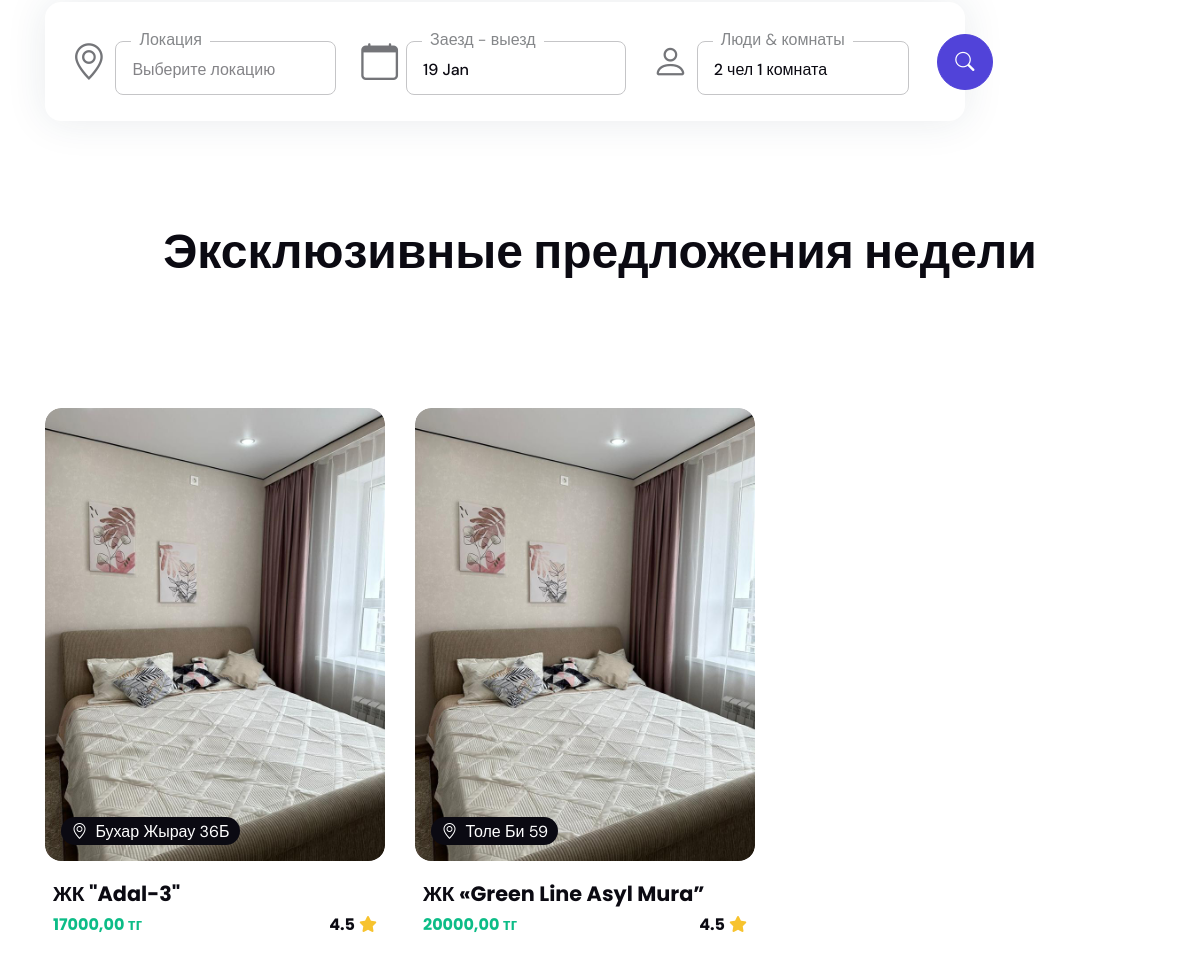
Page / (signed in, middle part) on the earlier database version.
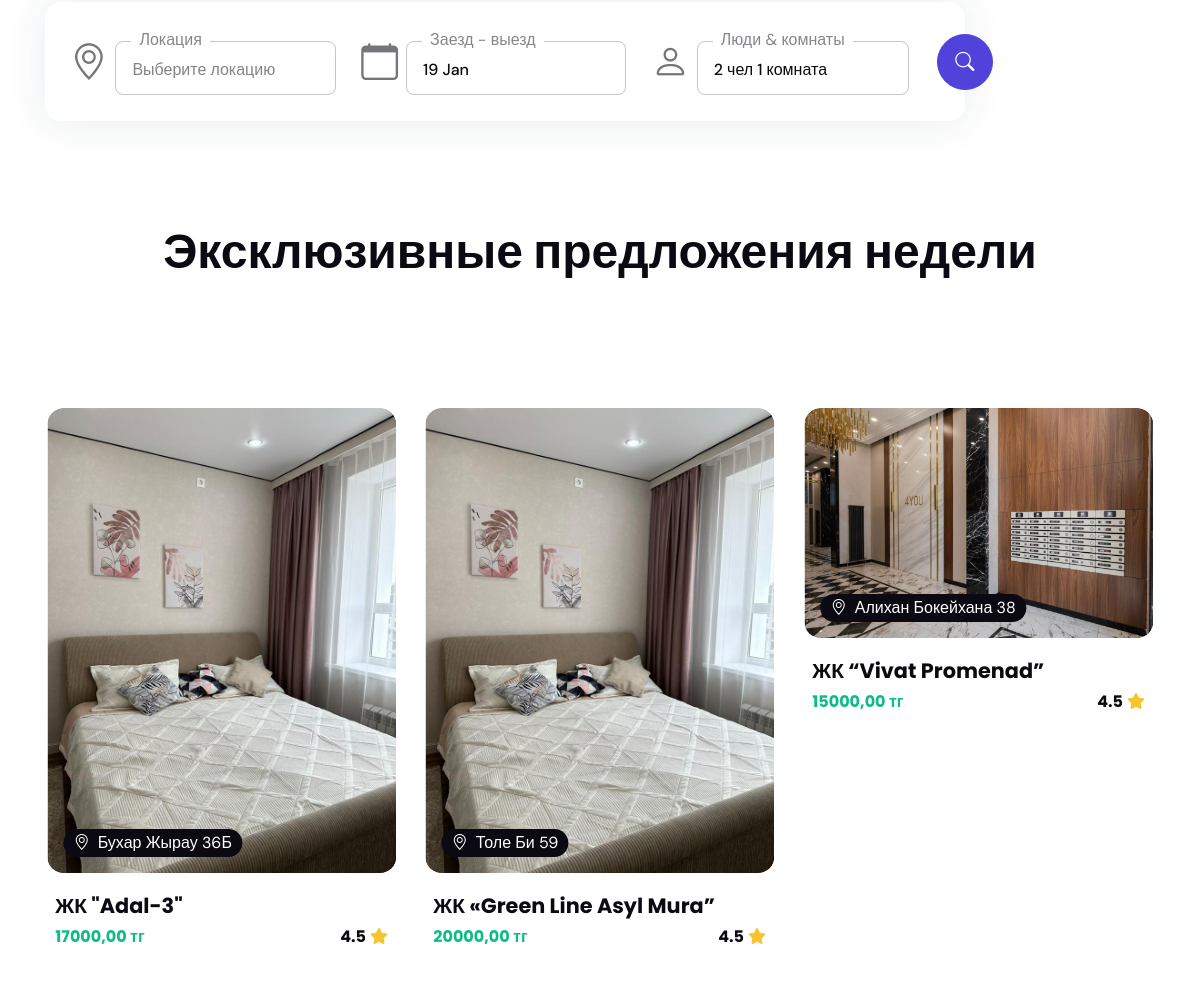
Same page on the later database version.
### website/models.py (models this page shows, shortened)
class Apartment(models.Model):
    CLASS_CHOICES = (
        ('lux', 'Люкс'),
        ('business', 'Бизнес'),
        ('prestige', 'Престиж'),
    )
    RATING_CHOICES = (
        (1, '1 звезда'),
        (2, '2 звезды'),
        (3, '3 звезды'),
        (4, '4 звезды'),
        (5, '5 звезд'),
    )
    SIDES_CHOICES = (
        ('ala', 'Алматинский'),
        ('bai', 'Байконурский'),
        ('esil', 'Есильский'),
        ('nurin', 'Нуринский'),
        ('sary', 'Сарыаркинский'),
    )
    name = models.CharField(max_length=355, verbose_name = 'Название ЖК')
    address = models.CharField(max_length=355, verbose_name = 'Адрес ЖК', blank=True, null=True)
    description = models.TextField(verbose_name='Подробнее')
    side = models.CharField(max_length=10, choices=SIDES_CHOICES, verbose_name='Район', blank=True, null=True)
    level = models.CharField(max_length=10, choices=CLASS_CHOICES, verbose_name='Класс квартиры', blank=True, null=True)
    rating = models.IntegerField(choices=RATING_CHOICES, blank=True, null=True)
    capacity = models.PositiveIntegerField(default=2, verbose_name='Вместимость')
    room = models.PositiveIntegerField(default=1, verbose_name='Комнат')
    square = models.PositiveIntegerField(default=37, verbose_name='Площадь')
    floor = models.PositiveIntegerField(default=5, verbose_name='Этаж')
    total_floors = models.PositiveSmallIntegerField(verbose_name='Кол-во этажей')
    elevator = models.BooleanField(default=True, verbose_name='Лифт')
    singlebeds = models.PositiveSmallIntegerField(default=1, verbose_name='Односпальных мест')
    doublebeds = models.PositiveSmallIntegerField(default=1, verbose_name='Двухспальных мест')
    price = models.DecimalField(max_digits=10, decimal_places=2, verbose_name='Цена')
    image1 = models.ImageField(upload_to='apartment_images/', blank=True, null=True)
    image2 = models.ImageField(upload_to='apartment_images/', blank=True, null=True)
    image3 = models.ImageField(upload_to='apartment_images/', blank=True, null=True)
    image4 = models.ImageField(upload_to='apartment_images/', blank=True, null=True)
    image5 = models.ImageField(upload_to='apartment_images/', blank=True, null=True)
    wifi = models.BooleanField(default=False, verbose_name='Wi-Fi')
    air_conditioning = models.BooleanField(default=False, verbose_name='Кондиционер')
    parking = models.BooleanField(default=False, verbose_name='Платный паркинг')
    bath = models.BooleanField(default=False, verbose_name='Ванна')
    orthopedic_mattress = models.BooleanField(default=False, verbose_name='Ортопедический матрац')
    smart_tv = models.BooleanField(default=False, verbose_name='Smart TV')
    hairdryer = models.BooleanField(default=False, verbose_name='Фен')
    iron = models.BooleanField(default=False, verbose_name='Утюг')
    washing_machine = models.BooleanField(default=False, verbose_name='Стиральная машинка')
    class Meta:
        verbose_name = 'Квартира'
        verbose_name_plural = 'Квартиры'

### website/views.py (the view)
# urls.py: path('', IndexView.as_view(), name='home'),
class IndexView(View):
    def get(self, request):
        user = request.user
        apartment = Apartment.objects.filter(price__lte=20000)
        notifications = Notification.objects.filter(read=False).order_by('-timestamp')
        context = {
            'user': user,
            'apartment': apartment,
            'notifications' : notifications,
        }
        return render(request, 'website/index.html', context)

### templates/website/index.html (shortened to what the changed rows need)
<!DOCTYPE html>
{% load static %}
<html lang="ru" data-bs-theme="light"><head>
	<link rel="stylesheet" type="text/css" href="{% static 'css/all.min.css' %}">
	<link rel="stylesheet" type="text/css" href="{% static 'css/bootstrap-icons.css' %}">
	<link rel="stylesheet" type="text/css" href="{% static 'css/tiny-slider.css' %}">
	<link rel="stylesheet" type="text/css" href="{% static 'css/glightbox.css' %}">
	<link rel="stylesheet" type="text/css" href="{% static 'css/flatpickr.min.css' %}">
	<link rel="stylesheet" type="text/css" href="{% static 'css/choices.min.css' %}">
	<link rel="stylesheet" type="text/css" href="{% static 'css/style.css' %}">
</head>
<body class="has-navbar-mobile">
<main>
<section>
	<div class="container">
		<div class="row mb-4">
			<div class="col-12 text-center">
				<h2 class="mb-0">Эксклюзивные предложения недели</h2>
			</div>
		</div>
	</div>
</section>
<section class="pb-2 pb-lg-5">
	<div class="container">
		<div class="tiny-slider arrow-round arrow-blur arrow-hover">
			<div class="tiny-slider-inner" data-autoplay="true" data-arrow="true" data-edge="2" data-dots="false" data-items-xl="3" data-items-lg="2" data-items-md="1">
                {% for i in apartment %}
				<div class="col-sm-6 col-xl-3">
					<div class="card card-img-scale overflow-hidden bg-transparent">
						<div class="card-img-scale-wrapper rounded-3">
							<img src="{{ i.image2.url }}" class="card-img" alt="hotel image">
							<div class="position-absolute bottom-0 start-0 p-3">
								<div class="badge text-bg-dark fs-6 rounded-pill stretched-link"><i class="bi bi-geo-alt me-2"></i>{{ i.address }}</div>
							</div>
						</div>
						<div class="card-body px-2">
							<h5 class="card-title"><a href="{% url 'website:apartaments-detail' i.pk %}" class="stretched-link">{{ i.name }}</a></h5>
							<div class="d-flex justify-content-between align-items-center">
								<h6 class="text-success mb-0">{{ i.price }} тг <small class="fw-light"></small> </h6>
								<h6 class="mb-0">4.5<i class="fa-solid fa-star text-warning ms-1"></i></h6>
							</div>
						</div>
					</div>
				</div>
                {% endfor %}
			</div>
		</div>
	</div>
</section>
</main>
</body>
</html>

Differences in the rows shown:
added Apartment: image2 (picture), address "Алихан Бокейхана 38", name "ЖК “Vivat Promenad”", price "15000,00"
